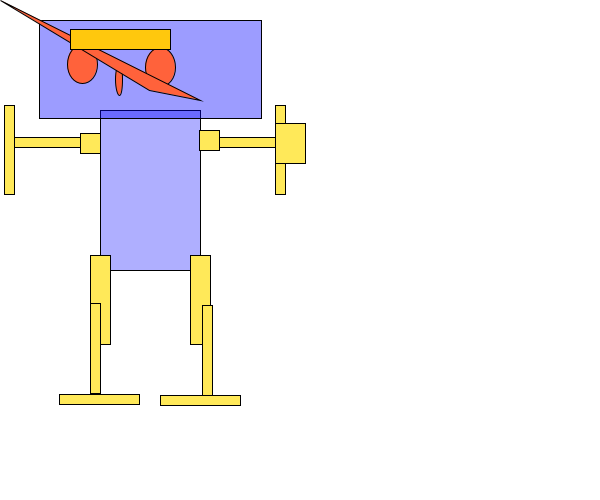
Frame 1 (no input)
Frame 60 (the mouse pressed at the canvas centre just before this capture): identical to frame 1, image omitted
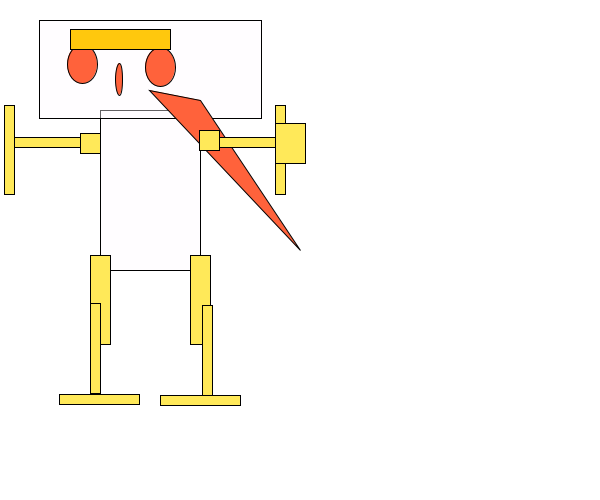
Frame 120 (the mouse held since frame 60 and released just before this capture)

The Processing sketch that drew these frames (run headless with seeded random() and noise(); from frame 60 on, the mouse is pressed at the canvas centre):

// Processing sketch: processing_50842
// ── processing_50842.pde



void setup() {
size(600,500);
smooth();
}

void draw () {
background(255);

ellipseMode(CENTER);
rectMode(CENTER);
stroke(0);
fill(150);



//body

stroke(0);
fill(mouseX,mouseY,260,80); //changes color see threw
smooth();
rect(150,190,100,160);
 
 //face
stroke(0) ;
fill(mouseX,mouseY,268,99); //chages color and makes see threw
rect(150,69,222,98);

 //eyes nose
fill(400,98,59);
ellipse(82,64,30,39); //moves eyes
ellipse(160,67,30,39);
ellipse(119,79,7,32);
triangle(mouseX,mouseY,149,90,200,100);

 //feet left leg 1 right leg 2

fill(700,233,89);
rect(100,300,20,89);
rect(200,300,20,89);
rect(95,348,10,90);
rect(207,350,10,90);
rect(99,399,80,10);
rect(200,400,80,10);
 

 

 


//hands 1st one left arm 2nd one right arm 2nd 2 are hands//fingers 3rd
fill(700,233,89);
rect(249,142,100,10);
rect(54,142,89,10);
rect(9,150,10,89);
rect(280,150,10,89);
rect(290,143,30,40);
rect(90,143,20,20);
rect(209,140,20,20);

//legs
stroke(0);
fill(600,200,13);
rect(120,39,100,20); }

  
